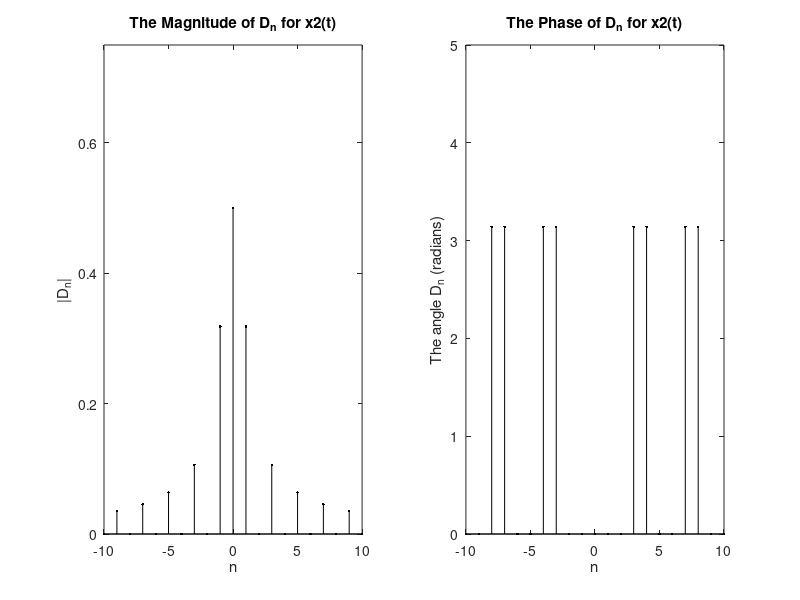

This chart was generated by the following MATLAB code:
% Part A3 for x2(t)
n = (-10:10);
D_n(n==0) = 0.5;
D_n(n~=0) = sin(pi/2 .* n(n~=0))./(pi .* n(n~=0));
subplot(1,2,1);
stem(n,abs(D_n),'.k');
xlabel('n');
ylabel('|D_n|');
title('The Magnitude of D_n for x2(t)')
ylim([0,0.75]);
subplot(1,2,2);
stem(n,angle(D_n),'.k');
xlabel('n');
ylabel('The angle D_n (radians)');
title('The Phase of D_n for x2(t)')
ylim([0,5]);
